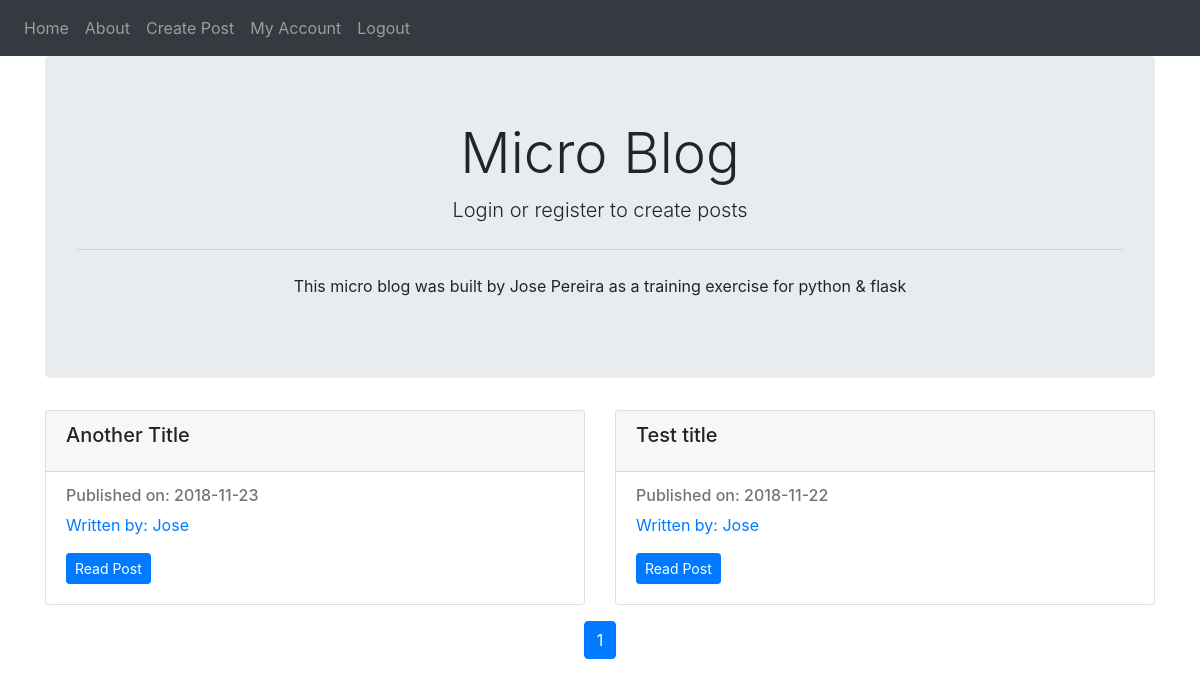
The page / (signed in) on the database its author committed.
### blog/models.py (models this page shows, shortened)
class BlogPost(db.Model):
    __tablename__ = "blogposts"
    users = db.relationship(User)
    id = db.Column(db.Integer, primary_key = True)
    user_id = db.Column(db.Integer, db.ForeignKey("users.id"), nullable = False)
    title = db.Column(db.String(96), nullable = False)
    body = db.Column(db.Text, nullable = False)
    date = db.Column(db.DateTime, nullable = False, default = datetime.utcnow)

class User(db.Model, UserMixin):
    __tablename__ = "users"
    id = db.Column(db.Integer, primary_key = True)
    email = db.Column(db.String(96), unique = True, index = True)
    username = db.Column(db.String(64), unique = True, index = True)
    password_hash = db.Column(db.String(128))
    userpicture = db.Column(db.String(32), nullable = False, default = "default_picture.png")
    blog_posts = db.relationship("BlogPost", backref = "author", lazy = True)

### blog/core/views.py (the view)
@core.route("/")
def index():
    page = request.args.get("page", 1, type=int)
    blog_posts = BlogPost.query.order_by(BlogPost.date.desc()).paginate(page=page, per_page=5)
    return render_template("index.html", blog_posts=blog_posts)

### blog/models.py (called while the page is built)
@login_manager.user_loader
def load_user(user_id):
    return User.query.get(user_id)

### blog/templates/index.html (shortened to what this page needs)
{% extends "base.html" %}
{% block content %}
<div class="jumbotron">
  <h1 class="display-4 text-center">Micro Blog</h1>
  <p class="lead text-center">Login or register to create posts</p>
  <hr class="my-4">
  <p class="text-center">This micro blog was built by Jose Pereira as a training exercise for python & flask</p>
</div>
<div class="row">
  {% for blog_post in blog_posts.items %}
    <div class="col-sm-6">
      <div class="card">
        <div class="card-header">
          <h5 class="card-title">{{blog_post.title}}</h5>
        </div>
        <div class="card-body">
          <h6 class="card-subtitle mb-2 text-muted">Published on: {{blog_post.date.strftime("%Y-%m-%d")}}</h6>
          <a href="{{url_for("users.user_posts", username=blog_post.author.username)}}" class="card-link">Written by: {{blog_post.author.username}}</a>
          <a class="btn btn-primary btn-sm" href="{{url_for("blog_posts.blog_post", blog_post_id=blog_post.id)}}" class="btn btn-primary">Read Post</a>
        </div>
      </div>
    </div>
  {% endfor %}
</div>
<nav aria-label="Page Navigation">
  <ul class="pagination justify-content-center">
    {% for i in blog_posts.iter_pages(left_edge=1, right_edge=1, left_current=1, right_current=2) %}
      {% if blog_posts.page == i %}
        <li class="page-item active"><a class="page-link" href="{{url_for("core.index", page=i)}}">{{i}}</a></li>
      {% else %}
        <li class="page-item disabled"><a class="page-link" href="{{url_for("core.index", page=i)}}">{{i}}</a></li>
      {% endif %}
    {% endfor %}
  </ul>
</nav>
{% endblock %}

### rows shown on the page
BlogPost: title "Another Title", date "2018-11-23", author.username "Jose"
BlogPost: title "Test title", date "2018-11-22", author.username "Jose"

### other values the page prints
{{ i }} "1"
